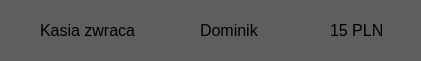
    <widget class="QWidget" name="wydatek1_3" native="true">
     <property name="geometry">
      <rect>
       <x>10</x>
       <y>160</y>
       <width>421</width>
       <height>61</height>
      </rect>
     </property>
     <property name="palette">
      <palette>
       <active>
        <colorrole role="WindowText">
         <brush brushstyle="SolidPattern">
          <color alpha="255">
           <red>255</red>
           <green>255</green>
           <blue>255</blue>
          </color>
         </brush>
        </colorrole>
        <colorrole role="Button">
         <brush brushstyle="SolidPattern">
          <color alpha="255">
           <red>94</red>
           <green>94</green>
           <blue>94</blue>
          </color>
         </brush>
        </colorrole>
        <colorrole role="Light">
         <brush brushstyle="SolidPattern">
          <color alpha="255">
           <red>38</red>
           <green>39</green>
           <blue>41</blue>
          </color>
         </brush>
        </colorrole>
        <colorrole role="Midlight">
         <brush brushstyle="SolidPattern">
          <color alpha="255">
           <red>31</red>
           <green>32</green>
           <blue>34</blue>
          </color>
         </brush>
        </colorrole>
        <colorrole role="Dark">
         <brush brushstyle="SolidPattern">
          <color alpha="255">
           <red>13</red>
           <green>13</green>
           <blue>14</blue>
          </color>
         </brush>
        </colorrole>
        <colorrole role="Mid">
         <brush brushstyle="SolidPattern">
          <color alpha="255">
           <red>17</red>
           <green>17</green>
           <blue>18</blue>
          </color>
         </brush>
        </colorrole>
        <colorrole role="Text">
         <brush brushstyle="SolidPattern">
          <color alpha="255">
           <red>255</red>
           <green>255</green>
           <blue>255</blue>
          </color>
         </brush>
        </colorrole>
        <colorrole role="BrightText">
         <brush brushstyle="SolidPattern">
          <color alpha="255">
           <red>255</red>
           <green>255</green>
           <blue>255</blue>
          </color>
         </brush>
        </colorrole>
        <colorrole role="ButtonText">
         <brush brushstyle="SolidPattern">
          <color alpha="255">
           <red>255</red>
           <green>255</green>
           <blue>255</blue>
          </color>
         </brush>
        </colorrole>
        <colorrole role="Base">
         <brush brushstyle="SolidPattern">
          <color alpha="255">
           <red>94</red>
           <green>94</green>
           <blue>94</blue>
          </color>
         </brush>
        </colorrole>
        <colorrole role="Window">
         <brush brushstyle="SolidPattern">
          <color alpha="255">
           <red>94</red>
           <green>94</green>
           <blue>94</blue>
          </color>
         </brush>
        </colorrole>
        <colorrole role="Shadow">
         <brush brushstyle="SolidPattern">
          <color alpha="255">
           <red>0</red>
           <green>0</green>
           <blue>0</blue>
          </color>
         </brush>
        </colorrole>
        <colorrole role="AlternateBase">
         <brush brushstyle="SolidPattern">
          <color alpha="255">
           <red>12</red>
           <green>13</green>
           <blue>13</blue>
          </color>
         </brush>
        </colorrole>
        <colorrole role="ToolTipBase">
         <brush brushstyle="SolidPattern">
          <color alpha="255">
           <red>255</red>
           <green>255</green>
           <blue>220</blue>
          </color>
         </brush>
        </colorrole>
        <colorrole role="ToolTipText">
         <brush brushstyle="SolidPattern">
          <color alpha="255">
           <red>0</red>
           <green>0</green>
           <blue>0</blue>
          </color>
         </brush>
        </colorrole>
        <colorrole role="PlaceholderText">
         <brush brushstyle="SolidPattern">
          <color alpha="127">
           <red>255</red>
           <green>255</green>
           <blue>255</blue>
          </color>
         </brush>
        </colorrole>
        <colorrole role="Accent">
         <brush brushstyle="SolidPattern">
          <color alpha="255">
           <red>0</red>
           <green>0</green>
           <blue>0</blue>
          </color>
         </brush>
        </colorrole>
       </active>
       <inactive>
        <colorrole role="WindowText">
         <brush brushstyle="SolidPattern">
          <color alpha="255">
           <red>255</red>
           <green>255</green>
           <blue>255</blue>
          </color>
         </brush>
        </colorrole>
        <colorrole role="Button">
         <brush brushstyle="SolidPattern">
          <color alpha="255">
           <red>94</red>
           <green>94</green>
           <blue>94</blue>
          </color>
         </brush>
        </colorrole>
        <colorrole role="Light">
         <brush brushstyle="SolidPattern">
          <color alpha="255">
           <red>38</red>
           <green>39</green>
           <blue>41</blue>
          </color>
         </brush>
        </colorrole>
        <colorrole role="Midlight">
         <brush brushstyle="SolidPattern">
          <color alpha="255">
           <red>31</red>
           <green>32</green>
           <blue>34</blue>
          </color>
         </brush>
        </colorrole>
        <colorrole role="Dark">
         <brush brushstyle="SolidPattern">
          <color alpha="255">
           <red>13</red>
           <green>13</green>
           <blue>14</blue>
          </color>
         </brush>
        </colorrole>
        <colorrole role="Mid">
         <brush brushstyle="SolidPattern">
          <color alpha="255">
           <red>17</red>
           <green>17</green>
           <blue>18</blue>
          </color>
         </brush>
        </colorrole>
        <colorrole role="Text">
         <brush brushstyle="SolidPattern">
          <color alpha="255">
           <red>255</red>
           <green>255</green>
           <blue>255</blue>
          </color>
         </brush>
        </colorrole>
        <colorrole role="BrightText">
         <brush brushstyle="SolidPattern">
          <color alpha="255">
           <red>255</red>
           <green>255</green>
           <blue>255</blue>
          </color>
         </brush>
        </colorrole>
        <colorrole role="ButtonText">
         <brush brushstyle="SolidPattern">
          <color alpha="255">
           <red>255</red>
           <green>255</green>
           <blue>255</blue>
          </color>
         </brush>
        </colorrole>
        <colorrole role="Base">
         <brush brushstyle="SolidPattern">
          <color alpha="255">
           <red>94</red>
           <green>94</green>
           <blue>94</blue>
          </color>
         </brush>
        </colorrole>
        <colorrole role="Window">
         <brush brushstyle="SolidPattern">
          <color alpha="255">
           <red>94</red>
           <green>94</green>
           <blue>94</blue>
          </color>
         </brush>
        </colorrole>
        <colorrole role="Shadow">
         <brush brushstyle="SolidPattern">
          <color alpha="255">
           <red>0</red>
           <green>0</green>
           <blue>0</blue>
          </color>
         </brush>
        </colorrole>
        <colorrole role="AlternateBase">
         <brush brushstyle="SolidPattern">
          <color alpha="255">
           <red>12</red>
           <green>13</green>
           <blue>13</blue>
          </color>
         </brush>
        </colorrole>
        <colorrole role="ToolTipBase">
         <brush brushstyle="SolidPattern">
          <color alpha="255">
           <red>255</red>
           <green>255</green>
           <blue>220</blue>
          </color>
         </brush>
        </colorrole>
        <colorrole role="ToolTipText">
         <brush brushstyle="SolidPattern">
          <color alpha="255">
           <red>0</red>
           <green>0</green>
           <blue>0</blue>
          </color>
         </brush>
        </colorrole>
        <colorrole role="PlaceholderText">
         <brush brushstyle="SolidPattern">
          <color alpha="127">
           <red>255</red>
           <green>255</green>
           <blue>255</blue>
          </color>
         </brush>
        </colorrole>
        <colorrole role="Accent">
         <brush brushstyle="SolidPattern">
          <color alpha="255">
           <red>0</red>
           <green>0</green>
           <blue>0</blue>
          </color>
         </brush>
        </colorrole>
       </inactive>
       <disabled>
        <colorrole role="WindowText">
         <brush brushstyle="SolidPattern">
          <color alpha="255">
           <red>13</red>
           <green>13</green>
           <blue>14</blue>
          </color>
         </brush>
        </colorrole>
        <colorrole role="Button">
         <brush brushstyle="SolidPattern">
          <color alpha="255">
           <red>94</red>
           <green>94</green>
           <blue>94</blue>
          </color>
         </brush>
        </colorrole>
        <colorrole role="Light">
         <brush brushstyle="SolidPattern">
          <color alpha="255">
           <red>38</red>
           <green>39</green>
           <blue>41</blue>
          </color>
         </brush>
        </colorrole>
        <colorrole role="Midlight">
         <brush brushstyle="SolidPattern">
          <color alpha="255">
           <red>31</red>
           <green>32</green>
           <blue>34</blue>
          </color>
         </brush>
        </colorrole>
        <colorrole role="Dark">
         <brush brushstyle="SolidPattern">
          <color alpha="255">
           <red>13</red>
           <green>13</green>
           <blue>14</blue>
          </color>
         </brush>
        </colorrole>
        <colorrole role="Mid">
         <brush brushstyle="SolidPattern">
          <color alpha="255">
           <red>17</red>
           <green>17</green>
           <blue>18</blue>
          </color>
         </brush>
        </colorrole>
        <colorrole role="Text">
         <brush brushstyle="SolidPattern">
          <color alpha="255">
           <red>13</red>
           <green>13</green>
           <blue>14</blue>
          </color>
         </brush>
        </colorrole>
        <colorrole role="BrightText">
         <brush brushstyle="SolidPattern">
          <color alpha="255">
           <red>255</red>
           <green>255</green>
           <blue>255</blue>
          </color>
         </brush>
        </colorrole>
        <colorrole role="ButtonText">
         <brush brushstyle="SolidPattern">
          <color alpha="255">
           <red>13</red>
           <green>13</green>
           <blue>14</blue>
          </color>
         </brush>
        </colorrole>
        <colorrole role="Base">
         <brush brushstyle="SolidPattern">
          <color alpha="255">
           <red>94</red>
           <green>94</green>
           <blue>94</blue>
          </color>
         </brush>
        </colorrole>
        <colorrole role="Window">
         <brush brushstyle="SolidPattern">
          <color alpha="255">
           <red>94</red>
           <green>94</green>
           <blue>94</blue>
          </color>
         </brush>
        </colorrole>
        <colorrole role="Shadow">
         <brush brushstyle="SolidPattern">
          <color alpha="255">
           <red>0</red>
           <green>0</green>
           <blue>0</blue>
          </color>
         </brush>
        </colorrole>
        <colorrole role="AlternateBase">
         <brush brushstyle="SolidPattern">
          <color alpha="255">
           <red>25</red>
           <green>26</green>
           <blue>27</blue>
          </color>
         </brush>
        </colorrole>
        <colorrole role="ToolTipBase">
         <brush brushstyle="SolidPattern">
          <color alpha="255">
           <red>255</red>
           <green>255</green>
           <blue>220</blue>
          </color>
         </brush>
        </colorrole>
        <colorrole role="ToolTipText">
         <brush brushstyle="SolidPattern">
          <color alpha="255">
           <red>0</red>
           <green>0</green>
           <blue>0</blue>
          </color>
         </brush>
        </colorrole>
        <colorrole role="PlaceholderText">
         <brush brushstyle="SolidPattern">
          <color alpha="127">
           <red>13</red>
           <green>13</green>
           <blue>14</blue>
          </color>
         </brush>
        </colorrole>
        <colorrole role="Accent">
         <brush brushstyle="SolidPattern">
          <color alpha="255">
           <red>18</red>
           <green>18</green>
           <blue>19</blue>
          </color>
         </brush>
        </colorrole>
       </disabled>
      </palette>
     </property>
     <property name="autoFillBackground">
      <bool>false</bool>
     </property>
     <property name="styleSheet">
      <string notr="true">	background-color: rgb(94, 94, 94);</string>
     </property>
     <widget class="QLabel" name="labelNazwa_3">
      <property name="geometry">
       <rect>
        <x>40</x>
        <y>20</y>
        <width>191</width>
        <height>21</height>
       </rect>
      </property>
      <property name="font">
       <font>
        <family>Tahoma</family>
        <pointsize>12</pointsize>
        <bold>false</bold>
       </font>
      </property>
      <property name="text">
       <string>Kasia zwraca</string>
      </property>
     </widget>
     <widget class="QLabel" name="labelKwota_3">
      <property name="geometry">
       <rect>
        <x>200</x>
        <y>20</y>
        <width>81</width>
        <height>21</height>
       </rect>
      </property>
      <property name="font">
       <font>
        <family>Tahoma</family>
        <pointsize>12</pointsize>
        <bold>false</bold>
       </font>
      </property>
      <property name="text">
       <string>Dominik</string>
      </property>
     </widget>
     <widget class="QLabel" name="labelOsoba_3">
      <property name="geometry">
       <rect>
        <x>330</x>
        <y>20</y>
        <width>71</width>
        <height>21</height>
       </rect>
      </property>
      <property name="font">
       <font>
        <family>Tahoma</family>
        <pointsize>12</pointsize>
        <bold>false</bold>
       </font>
      </property>
      <property name="text">
       <string>15 PLN</string>
      </property>
     </widget>
    </widget>
